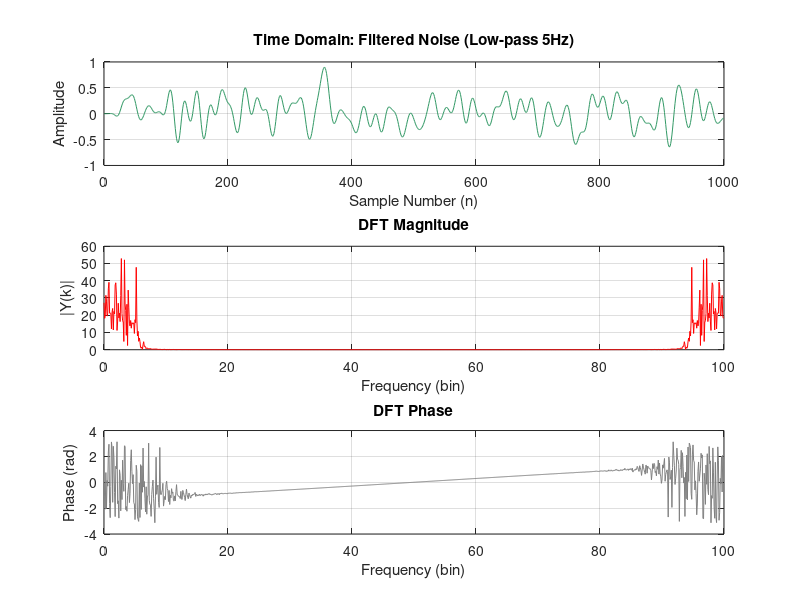

Source code (MATLAB):
clc; clear; close all;

N = 1000;
fs = 100;               % Sampling frequency (Hz)
n = 0:N-1;              % Sample index
t = n/fs;               % Time vector (seconds)
n2 = n*fs/N;

x_white = randn(1, N);

% Order 5, 2dB ripple, Passband edge at 5Hz
Wp = 5 / (fs/2);        % Normalized frequency [0, 1]
[b, a] = cheby1(5, 2, Wp);

y_filtered = filter(b, a, x_white);

Y = fft(y_filtered);
mag = abs(Y);
phs = angle(Y);

figure('Name', 'Filtered Random Noise', 'Color', 'w');

% Time Domain (Samples)
subplot(3, 1, 1);
plot(n, y_filtered, 'Color', [0.2 0.6 0.4]);
title('Time Domain: Filtered Noise (Low-pass 5Hz)');
xlabel('Sample Number (n)');
ylabel('Amplitude');
grid on;

% Frequency Domain: Magnitude (Bins)
subplot(3, 1, 2);
plot(n2, mag, 'r');
title('DFT Magnitude');
xlabel('Frequency (bin)');
ylabel('|Y(k)|');
xlim([0 100]); 
grid on;

% Frequency Domain: Phase 
subplot(3, 1, 3);
plot(n2, phs, 'Color', [0.5 0.5 0.5]);
title('DFT Phase');
xlabel('Frequency (bin)');
ylabel('Phase (rad)');
xlim([0 100]);
grid on;
